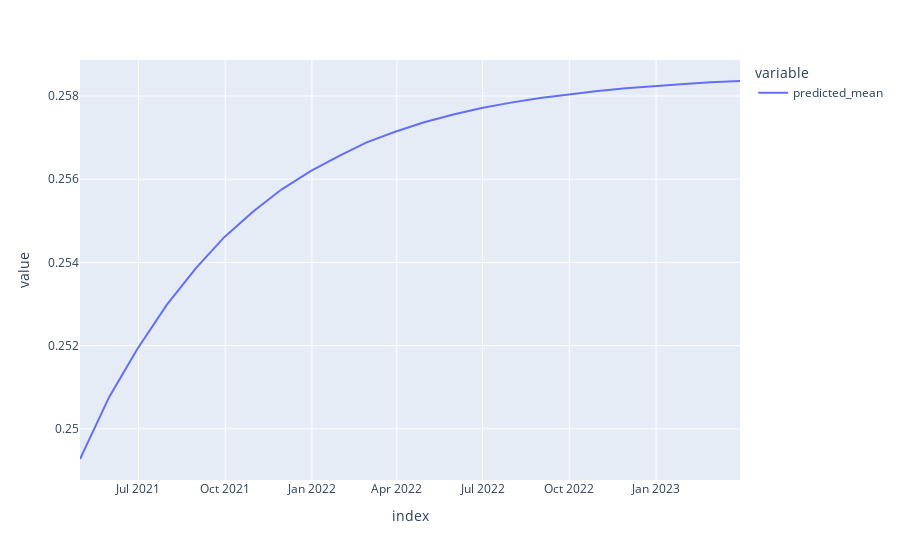

The code cell stored with this chart in its notebook:
### Code cell
output.plot()

### Figure 1 — Plotly figure (JSON) as saved in the notebook; plotly's stock layout.template omitted (floating-point values rounded to 4 significant figures)
{"data": [{"hovertemplate": "variable=predicted_mean<br>index=%{x}<br>value=%{y}<extra></extra>", "legendgroup": "predicted_mean", "line": {"color": "#636efa", "dash": "solid"}, "mode": "lines", "name": "predicted_mean", "orientation": "v", "showlegend": true, "type": "scatter", "x": ["2021-04-30T00:00:00", "2021-05-31T00:00:00", "2021-06-30T00:00:00", "2021-07-31T00:00:00", "2021-08-31T00:00:00", "2021-09-30T00:00:00", "2021-10-31T00:00:00", "2021-11-30T00:00:00", "2021-12-31T00:00:00", "2022-01-31T00:00:00", "2022-02-28T00:00:00", "2022-03-31T00:00:00", "2022-04-30T00:00:00", "2022-05-31T00:00:00", "2022-06-30T00:00:00", "2022-07-31T00:00:00", "2022-08-31T00:00:00", "2022-09-30T00:00:00", "2022-10-31T00:00:00", "2022-11-30T00:00:00", "2022-12-31T00:00:00", "2023-01-31T00:00:00", "2023-02-28T00:00:00", "2023-03-31T00:00:00"], "xaxis": "x", "y": [0.2493, 0.2508, 0.2519, 0.253, 0.2539, 0.2546, 0.2552, 0.2558, 0.2562, 0.2566, 0.2569, 0.2571, 0.2574, 0.2576, 0.2577, 0.2578, 0.258, 0.258, 0.2581, 0.2582, 0.2582, 0.2583, 0.2583, 0.2584], "yaxis": "y"}], "layout": {"legend": {"title": {"text": "variable"}, "tracegroupgap": 0}, "margin": {"t": 60}, "xaxis": {"anchor": "y", "domain": [0, 1], "title": {"text": "index"}}, "yaxis": {"anchor": "x", "domain": [0, 1], "title": {"text": "value"}}}}
